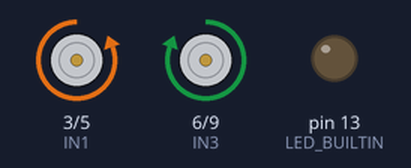
Bench run of a sketch on a simulated Arduino Uno, built with avr-gcc and run on an emulated ATmega328P. Shown: motor-driver pin pairs drawn as motors (green arrow = first pin HIGH = forward, orange = second pin HIGH = backward, longer = more drive), output pins drawn as LEDs (lit = HIGH).

Above: at 0.1 s.
At 1.0 s:
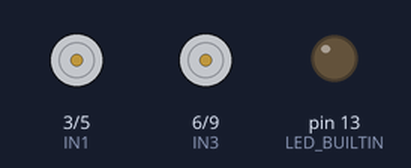
Timing chart, 0 to 2.5 s (numbered marks = the images above):
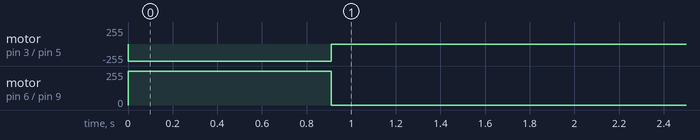

Measured:
- by itself, motor on pin 3 (IN1) / pin 5 (IN2): stopped → backward 255/255 at 0.00 s, → stopped 0.91 s later
- by itself, motor on pin 6 (IN3) / pin 9 (IN4): stopped → forward 255/255 at 0.00 s, → stopped 0.91 s later

The sketch:

SmartCar.ino
```cpp
/*
   Project : Smart Car
   Developer : Chanchal Roy
   Date : 20th April 2023
   GitHub : https://github.com/codewithcc/Smart-Car-using-Arduino/
*/

// Input signal pins of L298N
#define IN1 3
#define IN2 5
#define IN3 6
#define IN4 9

int itr = 0, dt = 300;

// Stops the Car
void stopCar()
{
  digitalWrite(IN1, 0);
  digitalWrite(IN2, 0);
  digitalWrite(IN3, 0);
  digitalWrite(IN4, 0);
}

// Forwards the Car
void forward(float d)
{
  analogWrite(IN1, 255);
  analogWrite(IN2, 0);
  analogWrite(IN3, 255);
  analogWrite(IN4, 0);
  int t = d / 132.8 * 1000;
  delay(t);
  stopCar();
}

// Backwards the Car
void backward(float d)
{
  analogWrite(IN1, 0);
  analogWrite(IN2, 255);
  analogWrite(IN3, 0);
  analogWrite(IN4, 255);
  int t = d / 130.083 * 1000;
  delay(t);
  stopCar();
}

// Turns the Car to Right
void turnRight(int deg)
{
  analogWrite(IN1, 255);
  analogWrite(IN2, 0);
  analogWrite(IN3, 0);
  analogWrite(IN4, 255);
  int t = deg / 411.0 * 1000;
  delay(t);
  stopCar();
}

// Turns the Car to Left
void turnLeft(float deg)
{
  analogWrite(IN1, 0);
  analogWrite(IN2, 255);
  analogWrite(IN3, 255);
  analogWrite(IN4, 0);
  int t = deg / 395.0 * 1000;
  delay(t);
  stopCar();
}

void setup()
{
  pinMode(IN1, OUTPUT);
  pinMode(IN2, OUTPUT);
  pinMode(IN3, OUTPUT);
  pinMode(IN4, OUTPUT);
  pinMode(LED_BUILTIN, OUTPUT);
  digitalWrite(LED_BUILTIN, 0);
  stopCar();
}

void loop()
{
  while (itr < 1)
  {
    turnLeft(360);
    itr++;
  }
}
```
